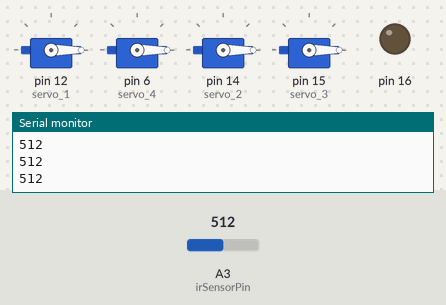
The sketch below on a simulated Arduino Uno, built with avr-gcc and run on an emulated ATmega328P. On the bench: 4 × servo, output pins drawn as LEDs (lit = HIGH), the last lines printed to the serial monitor. Inputs (shaded band) come from the test bench; at power-on: A3 (irSensorPin) = 512. Pins used as bus, display or sensor lines are not drawn.

Above: at 1.2 s.
1.3 s: A3 (irSensorPin) set to 186
2.8 s: A3 (irSensorPin) set to 156
At 5.0 s:
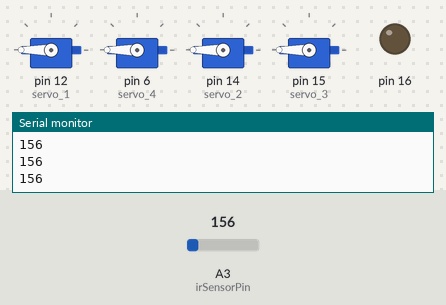
5.3 s: A3 (irSensorPin) set to 190
At 5.47 s:
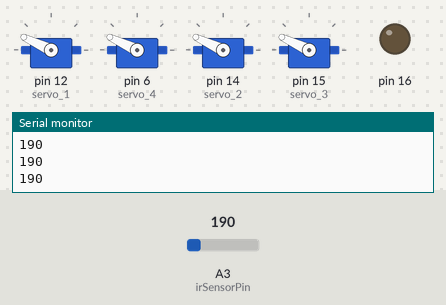
7.8 s: A3 (irSensorPin) set to 170
At 8.28 s:
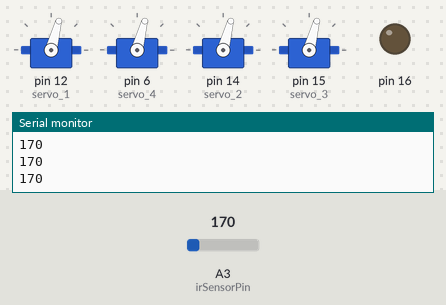
Timing chart, 0 to 10.8 s (numbered marks = the images above; inputs shaded):
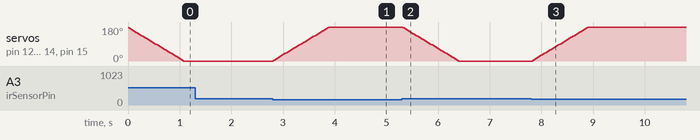

Measured:
- the behaviour switches between 175 and 174 on A3 (irSensorPin) (found by bisection; images 0 and 1)
- after the input at 2.8 s, servo on pin 12 (servo_1), servo on pin 6 (servo_4), servo on pin 14 (servo_2), servo on pin 15 (servo_3): moves from 0° to 180° over 1.1 s, starting at once
- after the input at 5.3 s, servo on pin 12 (servo_1), servo on pin 6 (servo_4), servo on pin 14 (servo_2), servo on pin 15 (servo_3): moves from 180° to 0° over 1.1 s, starting at once
- after the input at 7.8 s, servo on pin 12 (servo_1), servo on pin 6 (servo_4), servo on pin 14 (servo_2), servo on pin 15 (servo_3): moves from 0° to 180° over 1.1 s, starting at once

The sketch:

ir_motor_module_working_4.ino
```cpp
/******************************************************************************
 * F_RMlab @ Waterloo School of Architecture
 * Code for irSensor and servo motor module
 * Grow-Op
 ******************************************************************************/

#define S3 5 //MUX control pins
#define S2 4
#define S1 3
#define S0 2

//#define irLedPin PIND // IR Led on this pin
//#define irSensorPin 8 // IR sensor on this pin
#include <Servo.h> // servo motor on this pin

Servo servo_1;
Servo servo_2;
Servo servo_3;
Servo servo_4;

// defined initialization:
float inc = 5;
int dir;
int irSensorPin = A3;
int led = 13;
float dist = 60; // SET DISTANCE HERE!!
float dist_val = (9462 + (dist * 16.92)) / dist;
int pos = 180;
//******************************************************************************/

void setup()
{
  Serial.begin(9600);
  Serial.println("Program Starting");
  //pinMode(led, OUTPUT);
  servo_1.attach(12);
  servo_4.attach(6);

  pinMode(S3, OUTPUT); //set MUX to output
  pinMode(S2, OUTPUT);
  pinMode(S1, OUTPUT);
  pinMode(S0, OUTPUT);

  pinMode(14, OUTPUT); //set MUX M1 (14), M2 (15), M3 (16) to output
  pinMode(15, OUTPUT);
  pinMode(16, OUTPUT);

  digitalWrite(14, LOW); //set MUX M1 (14), M2 (15), M3 (16) to low
  digitalWrite(15, LOW);
  digitalWrite(16, LOW);

  digitalWrite(S3, HIGH);
  digitalWrite(S2, LOW);
  digitalWrite(S1, LOW);
  digitalWrite(S0, LOW);


  servo_2.attach(14);
  servo_3.attach(15);

}

void loop(){
  int ir = analogRead(irSensorPin);
  Serial.println(ir);//"IR: " + ir);
  set_direction(ir);
  //Serial.println(pos);//"POS: " + pos);
  //Serial.println(dir);//"DIR: " + dir);

  //delay(25);
}

  /*
  data definition:
  dir is int where:
  1 = arm goes to top; (- pos)
  2 = stay at top;
  3 = arm goes down; (+ pos)
  4 = stay at bottom
  */
```

motor_inc.ino
```cpp
// motor_inc: None -> None
// Effects: The function increments the servo motor position by iteration based on
// direction of arm

int motor_inc(int pos_)
{
  if(dir == 3){ // go to bottom
    pos_ += inc;
  }else if (dir == 1){ // go to top
    pos_ -= inc;
  }else{ // stay
     // do nothing
  }

  servo_1.write(pos_);
  servo_2.write(pos_);
  servo_3.write(pos_);
  servo_4.write(pos_);
  delay(30);
  return pos_;
}
```

set_direction.ino
```cpp
// set_direction
// code sets dir variable to 1 - 4 then
// motor_inc changes pos based on dir
// and returns ir variable
void set_direction(int ir){
  if(ir > dist_val){ //if sensor is active
    digitalWrite(led,HIGH);//trigger led 13
    if(pos > 0){ //go to 0 = top
      dir = 1;
      pos = motor_inc(pos);
    }else{
    dir = 2;//stay at top = 0
    pos = motor_inc(pos);
    }
  }else{
    digitalWrite(led,LOW);//trigger led 13
    if(pos < 180){ // go to 180 = bottom
      dir = 3;
      pos = motor_inc(pos);
    }else{
      dir = 4;//stay at bottom = 180
      pos = motor_inc(pos);
    }
  }
  //ir = analogRead(irSensorPin);
}
```
